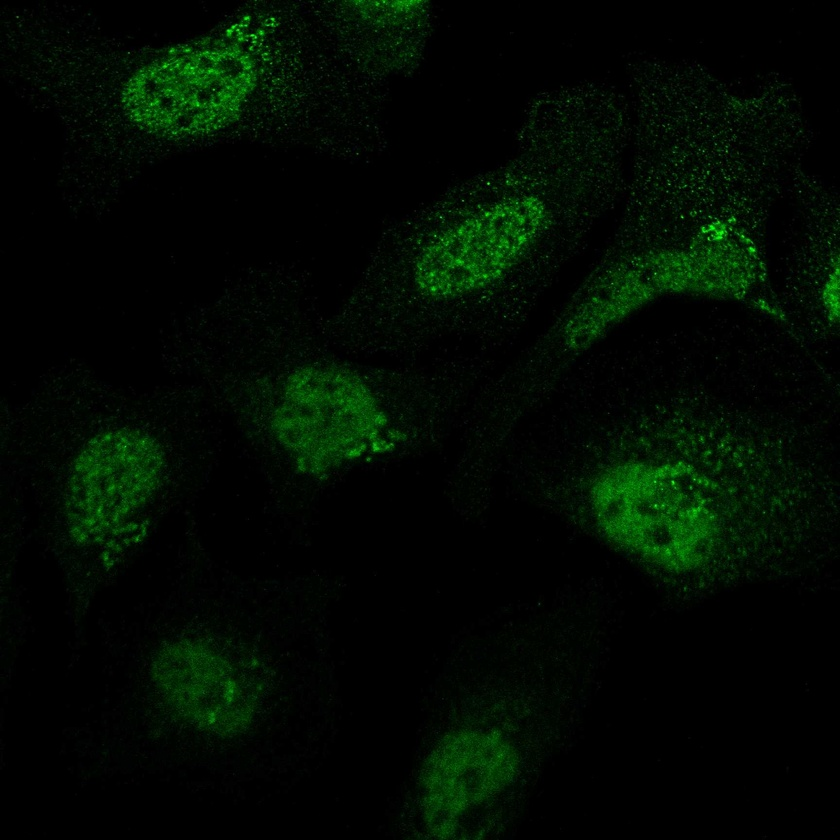
#> input picture Tasks/Practical_02/Segmentation_Example/images/20_B5_1_green.jpg, 840 x 840 px, shrunk from 1728 x 1728 before the run; its folder holds only this picture in this run
$ jupyter execute --allow-errors Praktikum02_jupyter_notebook_segmentierung.ipynb
#> lines starting #> are read from the running program, lines starting #| are printed output that depends on the picture; after the words box and inside, x2 and y2 are one past the last pixel; in counts of white or black regions, pixels touching at a corner belong together
## Maschinelles Lernen SS 2021

### Praktikum 2

Einfache Segmentierung von Bildern

[cell 1]
import numpy as np

[cell 2]
import cv2 as cv
import glob

[cell 3]
import os

[cell 4]
import matplotlib.pyplot as plt

[cell 5]
# Set path to protein images - Please change the path to the location of images on your system
path = "images/"

[cell 6]
# Get all image names
imageNames = []
# Format is ['20_B5_1_green.jpg', ...]
[imageNames.append(filename) for filename in glob.glob(path + "*.jpg")]

print(imageNames)

[cell 7]
print(imageNames[0])

[cell 8]
# Print all the image names
print(imageNames)

[cell 9]
# Create subfolders for images of type A and of type B
if not os.path.exists(path + "saved_images/"):
    os.mkdir(path + "saved_images/")

[cell 10]
if not os.path.exists(path + "saved_images/A"):
    os.mkdir(path + "saved_images/A")

[cell 11]
if not os.path.exists(path + "saved_images/B"):
    os.mkdir(path + "saved_images/B")

[cell 12]
# For a single image
imageName = imageNames[0]

[cell 13]
# Read image
imageProt = cv.imread(imageName)
#> imageProt is the input picture: shape (840, 840, 3); mean B, G, R 1.7, 11.2, 1.7
cv.destroyAllWindows()

[cell 14]
imageProt.size

[cell 15]
# Show image
plt.imshow(imageProt)

[cell 16]
# Convert to grayscale
imageProtGray = cv.cvtColor(imageProt, cv.COLOR_BGR2GRAY)
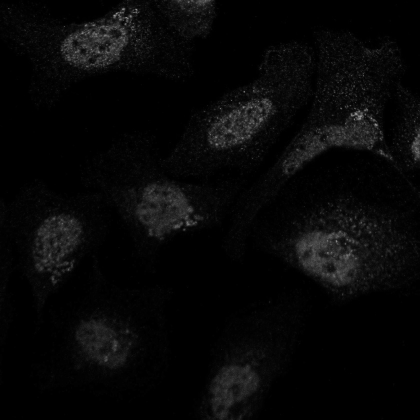
#> imageProtGray: shape (840, 840) (shown at 1/2 size); min 0, max 165, mean 7.3

[cell 17]
# Treshold image to binary
tresholdValue = 1.5 * np.mean(imageProtGray)
#> tresholdValue = 10.93
ret, grayTresh = cv.threshold(imageProtGray, tresholdValue, 255, cv.THRESH_BINARY)
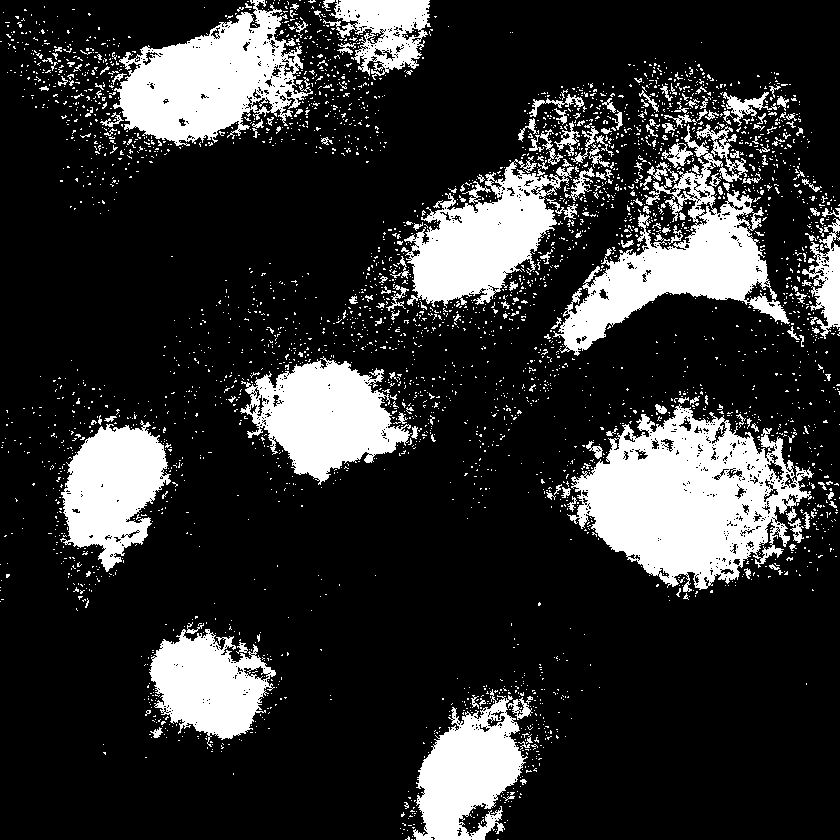
#> grayTresh: shape (840, 840); 19.5% white; 3557 white regions (3366 under 20 px), largest, box (x1, y1, x2, y2) and area: (567, 404, 814, 592) 25266, (553, 124, 790, 356) 16458, (113, 0, 313, 146) 15448
#> ret = 10

[cell 18]
# Show thresholded image
plt.imshow(grayTresh)

[cell 19]
if not os.path.exists(path + "output/"):
    os.mkdir(path + "output/")
cv.imwrite(path + "output/test.jpg", grayTresh)
#> Out = True

[cell 20]
## Segment image
filterSize = 3
kernel = np.ones((filterSize, filterSize), np.uint8)
# Operate closing to fill holes
grayTreshMorph = grayTresh
grayTreshMorph = cv.morphologyEx(grayTresh, cv.MORPH_CLOSE, kernel)
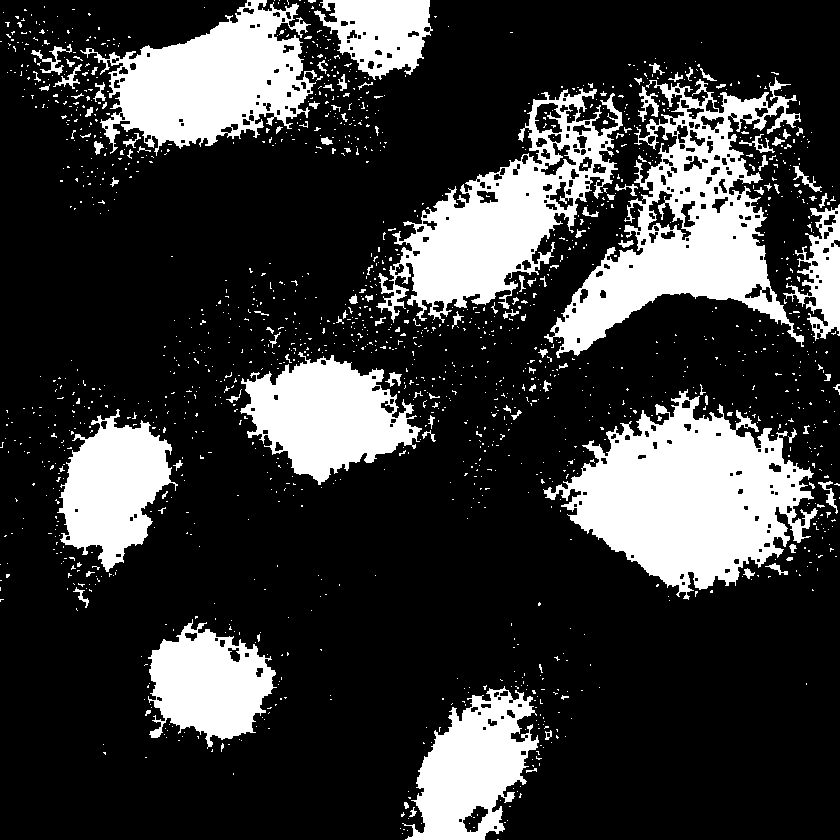
#> grayTreshMorph: shape (840, 840); 22.6% white; 1610 white regions (1491 under 20 px)

# Get contours
contours, hierarchy = cv.findContours(
    grayTreshMorph, cv.RETR_TREE, cv.CHAIN_APPROX_SIMPLE
)
#> contours = 1928 contours, 1673 with area under 20; largest, box (x1, y1, x2, y2) and area: (543, 389, 818, 600) 29532, (544, 77, 804, 358) 26963, (376, 88, 623, 323) 22133, (80, 0, 317, 156) 18947, (240, 352, 422, 485) 13360
# Get largest contours
proteinContours = []
# Loop over all contours
for cnt in contours:
    area = cv.contourArea(cnt)
    # Discard small contours
    if area < 10000:
        continue
    # Add contour
    proteinContours.append(cnt)
#> this loop made 1928 passes
#> area on pass 49: 32.5
#> after the loop, proteinContours = 8 contours; box (x1, y1, x2, y2) and area: (543, 389, 818, 600) 29532, (544, 77, 804, 358) 26963, (376, 88, 623, 323) 22133, (80, 0, 317, 156) 18947, (240, 352, 422, 485) 13360, (402, 686, 539, 840) 11854, (57, 409, 178, 572) 10761, (148, 619, 277, 749) 10012

# Display number of protein contours found
print("Number of protein contours found = " + str(len(proteinContours)))
#| Number of protein contours found = 8

[cell 21]
print(contours[3])
#| [[[403 829]]
#|  [[404 829]]]

[cell 22]
# show image with detected contours
imageWithContours = cv.drawContours(imageProt, proteinContours, -1, (0, 0, 255), 3)
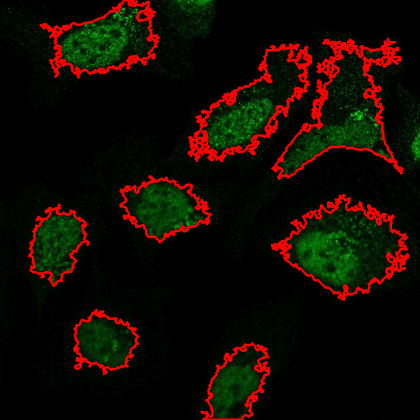
#> imageWithContours: shape (840, 840, 3) (shown at 1/2 size); mean B, G, R 1.5, 10.2, 18.6
plt.imshow(imageWithContours)

[cell 23]
imageNameFile = imageName.split("\\")[-1]

[cell 24]
print(imageNameFile)

[cell 25]
# Loop over all protein contours to save each protein in 500x500 image
imageProtProteinContours = imageProt.copy()
proteinNr = 0
for c in proteinContours:
    proteinNr += 1
    # Get center of contour
    M = cv.moments(c)
    cX = int(M["m10"] / M["m00"])
    cY = int(M["m01"] / M["m00"])

    # Add black border to image
    padding = 250
    # Crop image for each protein found: 500x500x3 jpg
    imageProtPadded = cv.copyMakeBorder(
        imageProt,
        padding,
        padding,
        padding,
        padding,
        cv.BORDER_CONSTANT,
        value=[0, 0, 0],
    )

    # Crop image
    imgSize = 500
    croppedImg = imageProtPadded[
        cY - int(imgSize / 2) + padding : cY + int(imgSize / 2) + padding,
        cX - int(imgSize / 2) + padding : cX + int(imgSize / 2) + padding,
    ]

    # Save cropped protein images
    if imageName[-14] == "A":
        print(
            "Writing "
            + path
            + "saved_images/A/"
            + "prot"
            + str(proteinNr)
            + "_"
            + imageNameFile
        )
        print(
            cv.imwrite(
                path
                + "saved_images/A/"
                + "prot"
                + str(proteinNr)
                + "_"
                + imageNameFile,
                croppedImg,
            )
        )
    elif imageName[-14] == "B":
        print(
            "Writing "
            + path
            + "saved_images/B/"
            + "prot"
            + str(proteinNr)
            + "_"
            + imageNameFile
        )
        print(
            cv.imwrite(
                path
                + "saved_images/B/"
                + "prot"
                + str(proteinNr)
                + "_"
                + imageNameFile,
                croppedImg,
            )
        )
    else:
        print("Could not determine class for image ", imageNameFile)
        continue
#> this loop made 8 passes
#> (cX, cY) on passes 1 to 8: (472, 768), (208, 683), (112, 488), (688, 496), (326, 415), (505, 212), (685, 225), (211, 80)
#> (printed output is left out)
#> pass 1, `imageProtPadded = cv.copyMakeBorder( imageProt, padding, padding, padd..`:
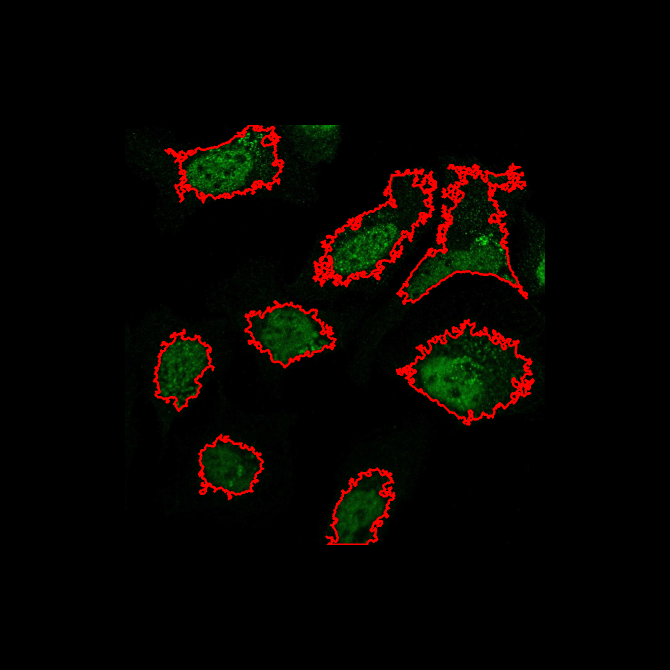
#> imageProtPadded: shape (1340, 1340, 3) (shown at 1/2 size); mean B, G, R 0.6, 4, 7.3
#> pass 1, `croppedImg = imageProtPadded[ cY - int(imgSize / 2) + padding : cY + i..`:
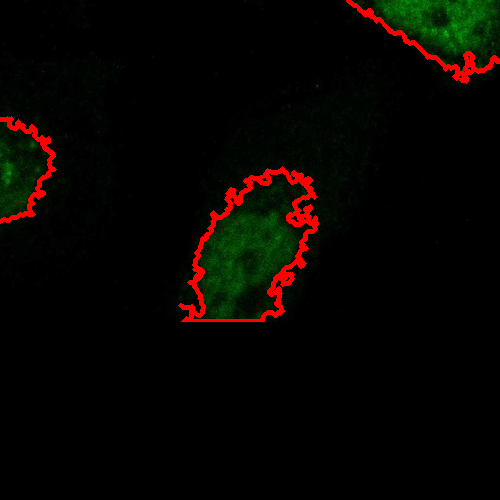
#> croppedImg: shape (500, 500, 3); mean B, G, R 0.6, 4.5, 6.7
#> pass 2, `croppedImg = imageProtPadded[ cY - int(imgSize / 2) + padding : cY + i..`:
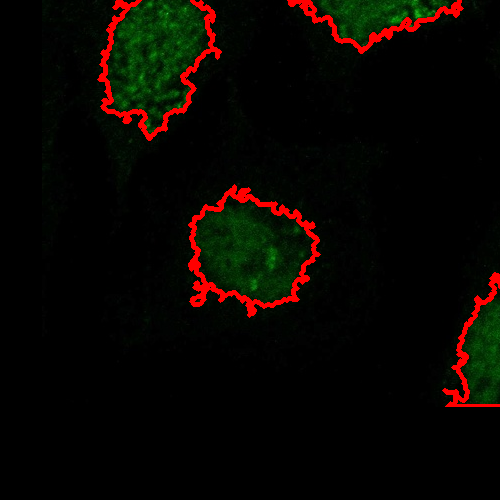
#> croppedImg: shape (500, 500, 3); mean B, G, R 0.8, 5.8, 9
#> pass 3, `croppedImg = imageProtPadded[ cY - int(imgSize / 2) + padding : cY + i..`:
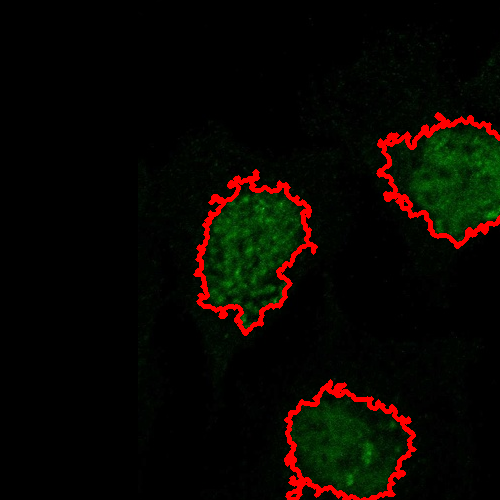
#> croppedImg: shape (500, 500, 3); mean B, G, R 0.9, 6.7, 9.3
#> after the loop, proteinNr = 8

$ run again, on Tasks/Practical_02/Segmentation_Example/images/22_B5_1_green.jpg
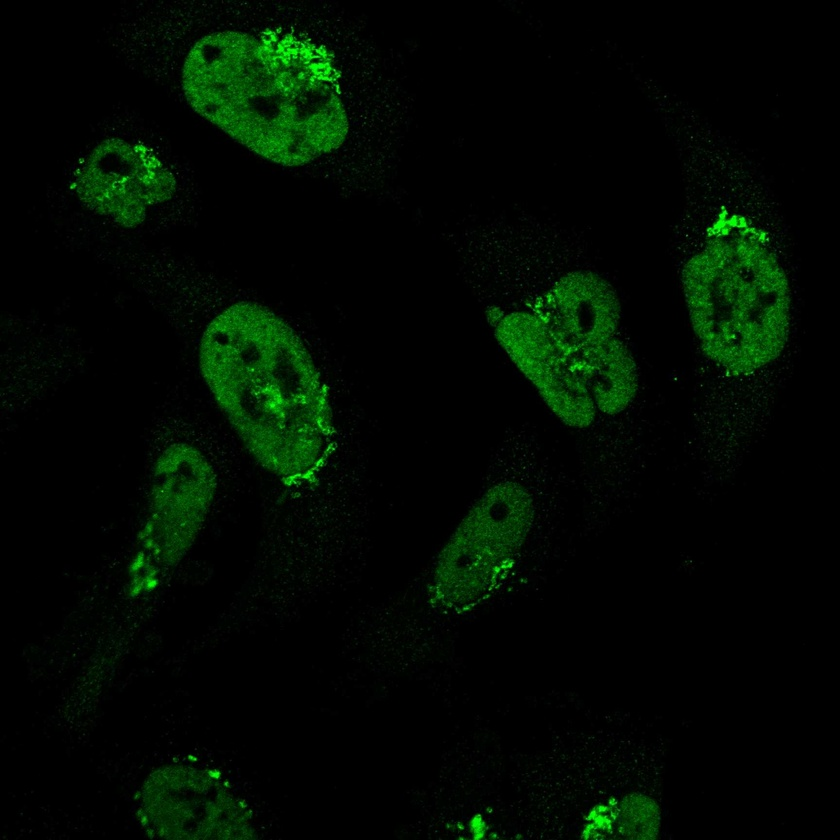
#> input picture Tasks/Practical_02/Segmentation_Example/images/22_B5_1_green.jpg, 840 x 840 px, shrunk from 1728 x 1728 before the run
#> imageProt is the input picture: shape (840, 840, 3); mean B, G, R 1.3, 11.1, 1.2
#> tresholdValue = 10.54
#> `ret, grayTresh = cv.threshold(imageProtGray, tresholdValue, 255, cv.TH..`:
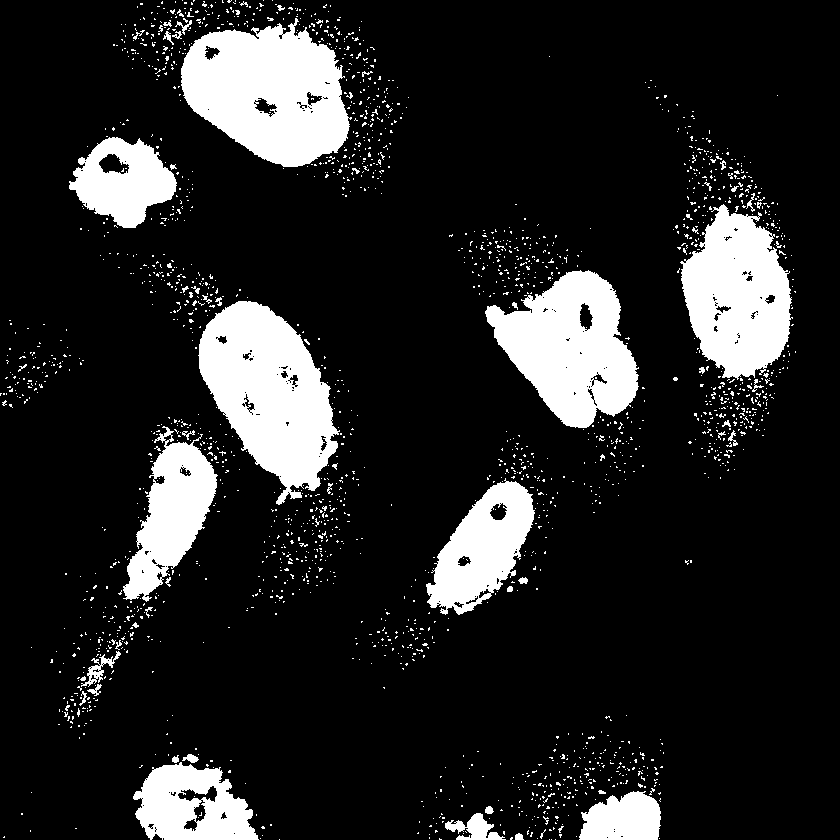
#> grayTresh: shape (840, 840); 14.6% white; 2147 white regions (2087 under 20 px), largest, box (x1, y1, x2, y2) and area: (181, 18, 352, 167) 17138, (198, 301, 340, 505) 16728, (485, 270, 639, 428) 14425
#> ret = 10
#> `cv.imwrite(path + "output/test.jpg", grayTresh)`: Out = True
#> grayTreshMorph: shape (840, 840); 15.4% white; 1376 white regions (1251 under 20 px)
#> contours = 1420 contours, 1327 with area under 20; largest, box (x1, y1, x2, y2) and area: (173, 14, 353, 169) 17564, (195, 301, 342, 505) 16985, (485, 270, 639, 430) 14672, (677, 192, 794, 392) 14020, (118, 424, 218, 603) 8300
#> the loop `for cnt in contours:` made 1420 passes
#> area on passes 9, 38, 39: 46.5, 829, 28
#> after the loop `for cnt in contours:`: proteinContours = 4 contours; box (x1, y1, x2, y2) and area: (173, 14, 353, 169) 17564, (195, 301, 342, 505) 16985, (485, 270, 639, 430) 14672, (677, 192, 794, 392) 14020
#| Number of protein contours found = 4
#| [[[537 838]]
#|  [[537 839]]]
#> the loop `for c in proteinContours:` made 4 passes
#> (cX, cY) on passes 1 to 4: (269, 392), (570, 347), (737, 294), (268, 91)
#> (printed output is left out)
#> pass 3, `croppedImg = imageProtPadded[ cY - int(imgSize / 2) + padding : cY + i..`:
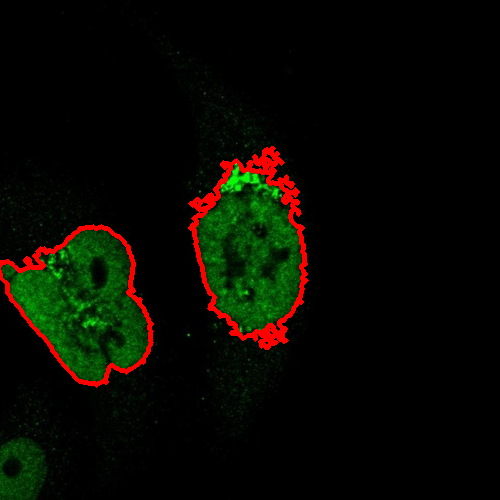
#> croppedImg: shape (500, 500, 3); mean B, G, R 1, 9.3, 7.6
#> after the loop `for c in proteinContours:`: proteinNr = 4

$ run again, on Tasks/Practical_02/Segmentation_Example/images/22_B5_2_green.jpg
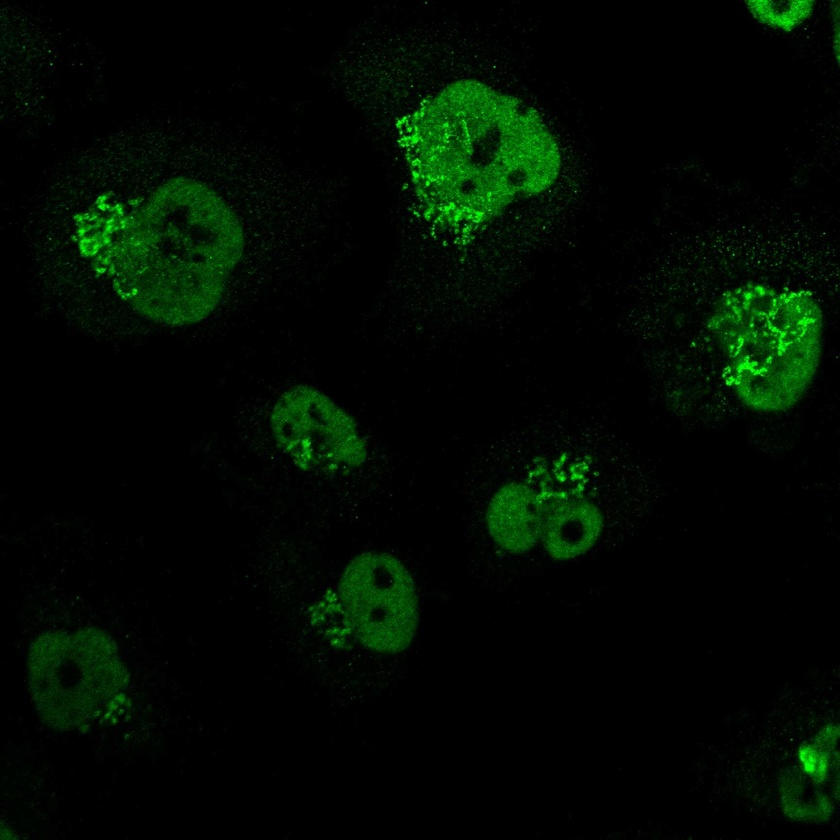
#> input picture Tasks/Practical_02/Segmentation_Example/images/22_B5_2_green.jpg, 840 x 840 px, shrunk from 1728 x 1728 before the run
#> imageProt is the input picture: shape (840, 840, 3); mean B, G, R 1.3, 11, 1.3
#> tresholdValue = 10.47
#> `ret, grayTresh = cv.threshold(imageProtGray, tresholdValue, 255, cv.TH..`:
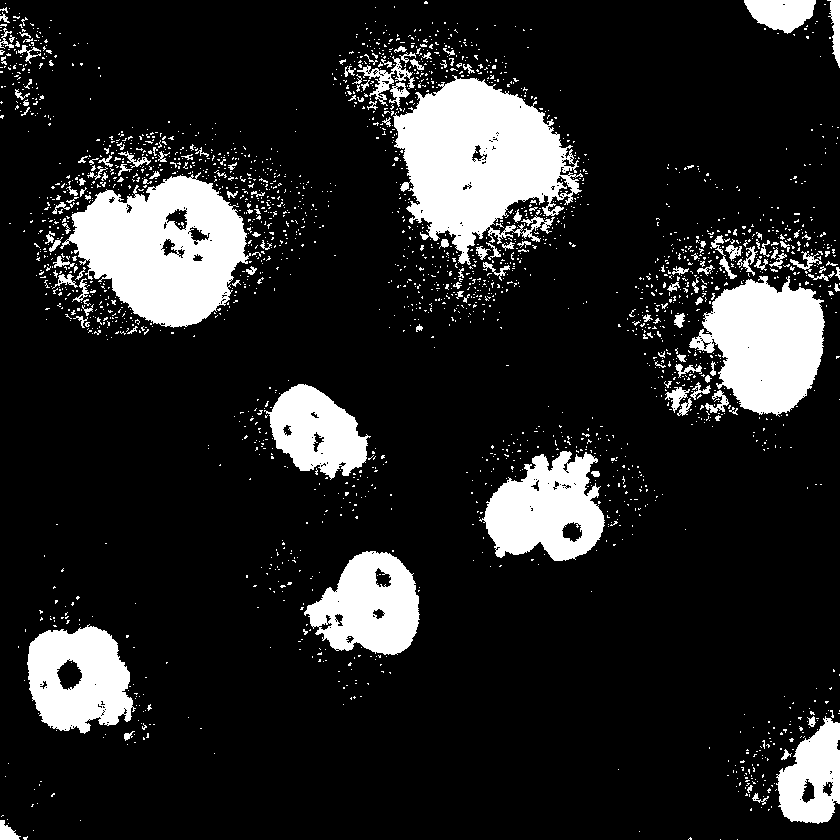
#> grayTresh: shape (840, 840); 14.9% white; 2407 white regions (2264 under 20 px), largest, box (x1, y1, x2, y2) and area: (393, 75, 583, 265) 20551, (60, 172, 251, 328) 17854, (689, 276, 825, 417) 12402
#> ret = 10
#> `cv.imwrite(path + "output/test.jpg", grayTresh)`: Out = True
#> grayTreshMorph: shape (840, 840); 16.2% white; 1189 white regions (1093 under 20 px)
#> contours = 1306 contours, 1168 with area under 20; largest, box (x1, y1, x2, y2) and area: (344, 39, 588, 289) 26632, (39, 171, 276, 335) 20802, (673, 234, 840, 423) 14840, (477, 446, 605, 561) 9240, (27, 624, 136, 734) 8670
#> the loop `for cnt in contours:` made 1306 passes
#> area on passes 9, 18, 35: 217.5, 61, 89.5
#> after the loop `for cnt in contours:`: proteinContours = 3 contours; box (x1, y1, x2, y2) and area: (344, 39, 588, 289) 26632, (39, 171, 276, 335) 20802, (673, 234, 840, 423) 14840
#| Number of protein contours found = 3
#| [[[ 27 836]]
#|  [[ 26 837]]
#|  [[ 23 837]]
#|  [[ 23 839]]
#|  [[ 26 839]]
#|  [[ 26 838]]
#> (further printed lines are left out)
#> the loop `for c in proteinContours:` made 3 passes
#> (cX, cY) on passes 1 to 3: (763, 337), (156, 249), (472, 157)
#> (printed output is left out)
#> pass 3, `croppedImg = imageProtPadded[ cY - int(imgSize / 2) + padding : cY + i..`:
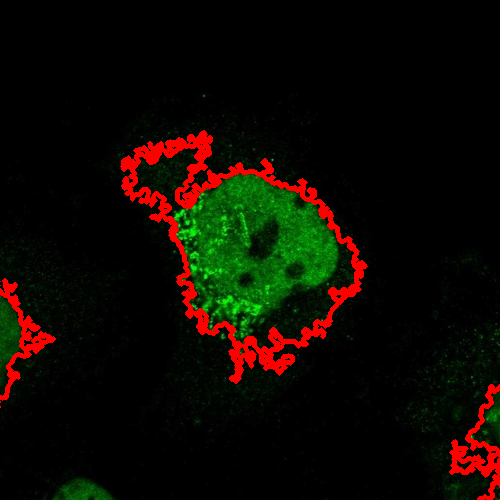
#> croppedImg: shape (500, 500, 3); mean B, G, R 1.2, 9.7, 13.3
#> after the loop `for c in proteinContours:`: proteinNr = 3
